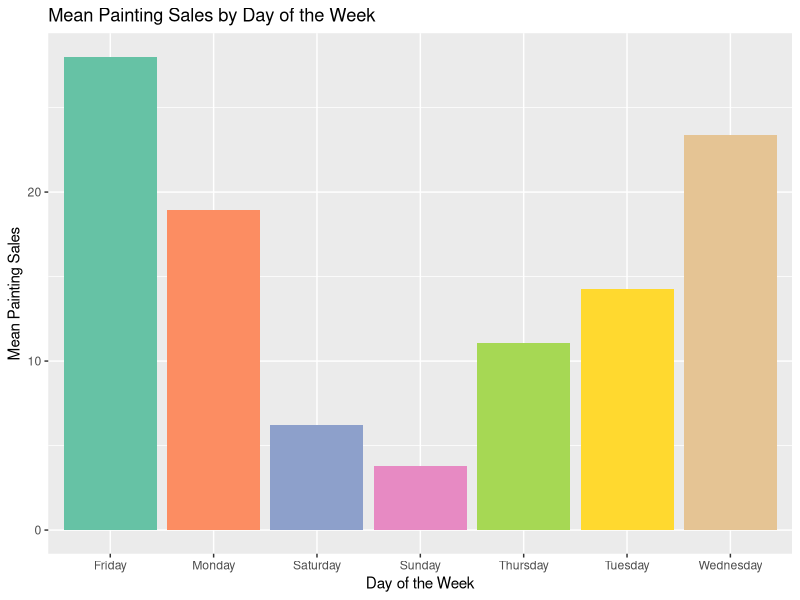
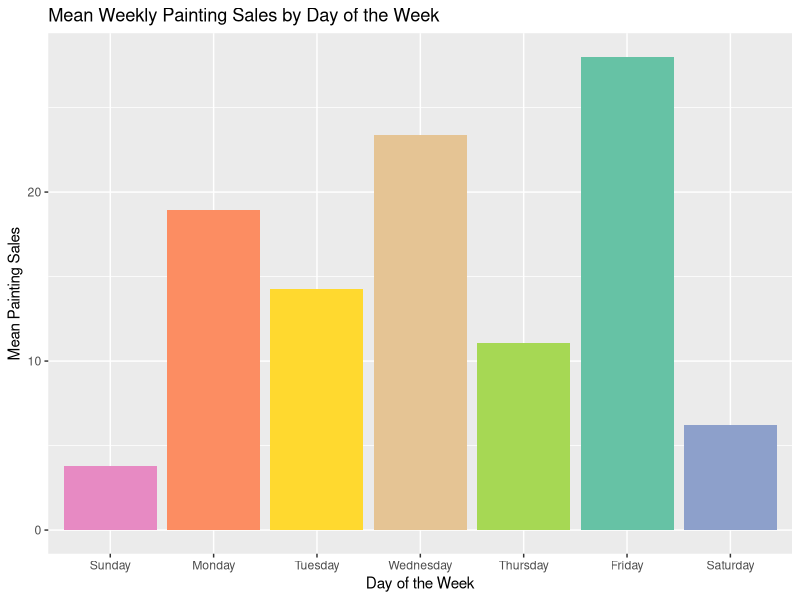
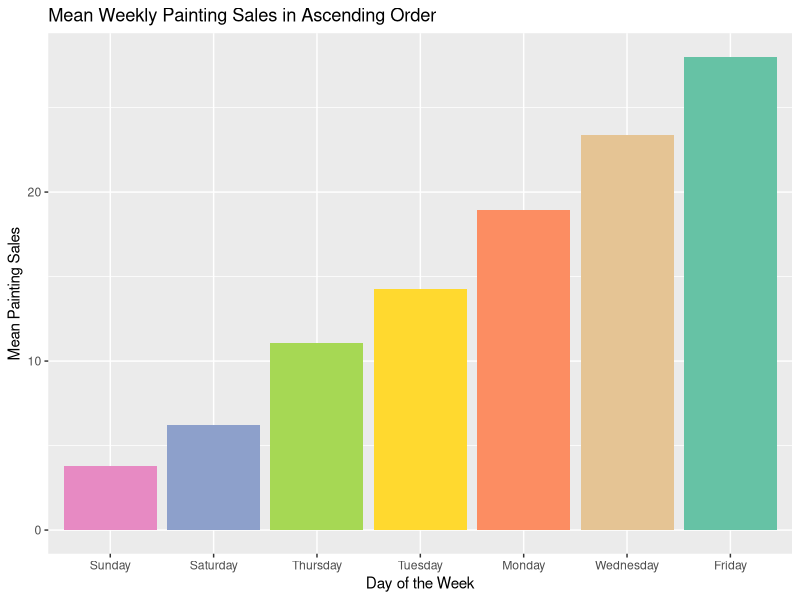
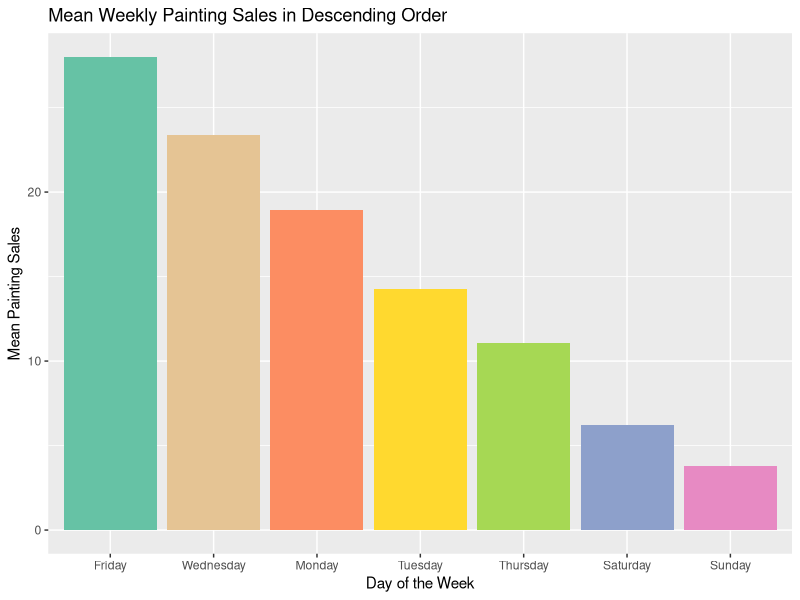
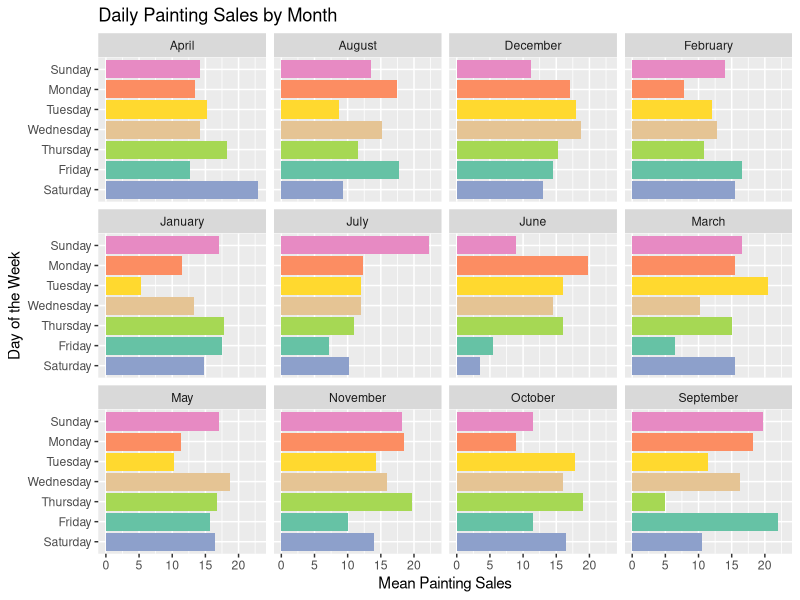
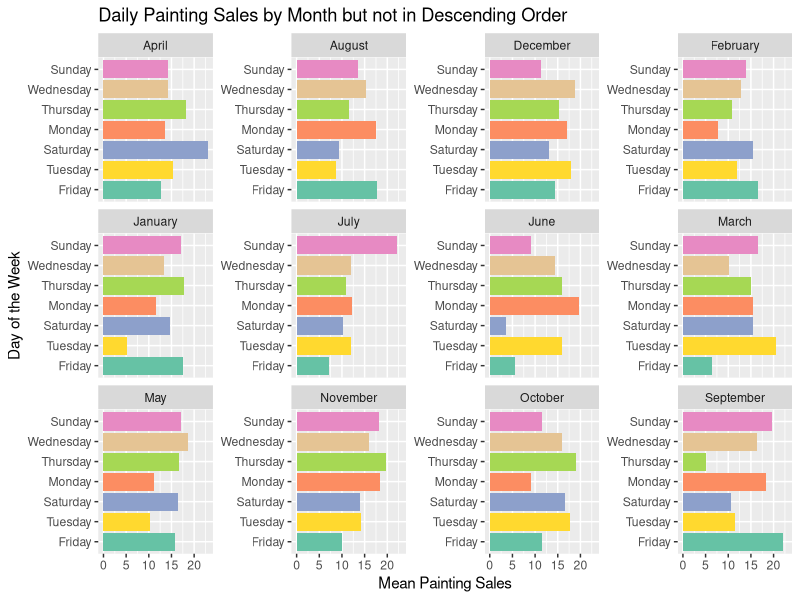
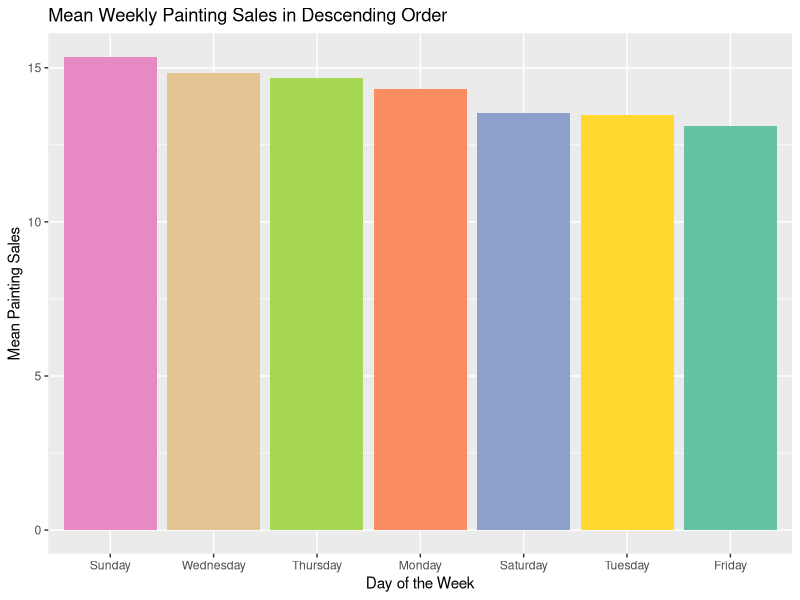
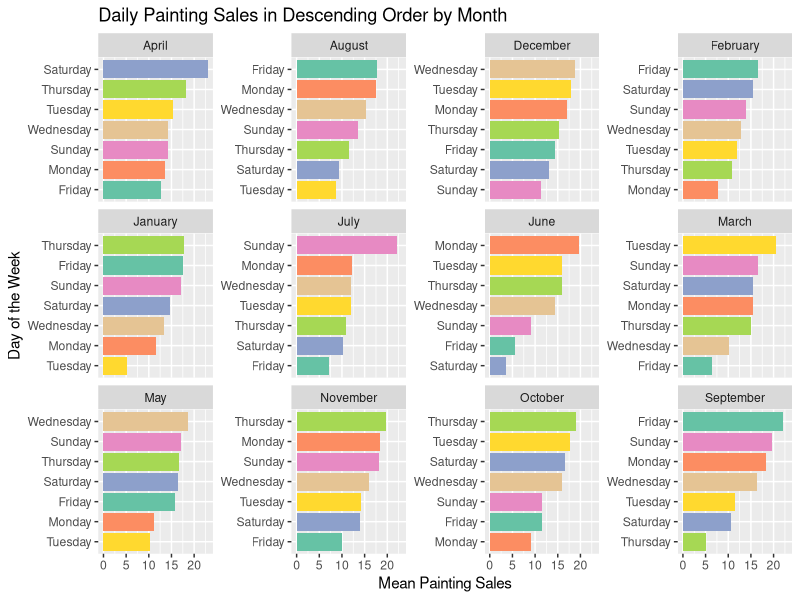

The R source for these figures, in order:
## ---- chunk 1
#| warning: FALSE
#| message: FALSE
#| echo: FALSE
library(tidyverse)
## ---- chunk 2
set.seed(2022)
days_of_the_week <- c("Sunday", "Monday", "Tuesday", "Wednesday", 
                      "Thursday", "Friday", "Saturday")
sales <- data.frame("dayOfMonth" = rep(1:28, 12),
                    "month" = rep(month.name, each = 28),
                    "weekday" = rep(days_of_the_week, 12*4),
                    "paintings" = round(rnorm(28*12, c(sample(1:28, 7)))))

head(sales, 7)
## ---- chunk 3
sales %>%
  group_by(weekday) %>%
  summarise(weekdaySales = mean(paintings)) %>%
  ggplot() +
  labs(title = "Mean Painting Sales by Day of the Week",
       x = "Day of the Week",
       y = "Mean Painting Sales") +
  scale_fill_brewer(palette = "Set2") +
  geom_bar(aes(x = weekday, y = weekdaySales, fill = weekday), 
           stat = "identity", show.legend = FALSE)
## ---- chunk 4
sales %>%
  group_by(weekday) %>%
  summarise(weekdaySales = mean(paintings)) %>%
  ggplot() +
  labs(title = "Mean Weekly Painting Sales by Day of the Week",
       x = "Day of the Week",
       y = "Mean Painting Sales") + 
  scale_fill_brewer(palette = "Set2") +
  geom_bar(aes(x = factor(weekday, days_of_the_week), y = weekdaySales, 
               fill = weekday), stat = "identity", show.legend = FALSE)
## ---- chunk 5
sales %>%
  group_by(weekday) %>%
  summarise(weekdaySales = mean(paintings)) %>%
  ggplot() +
  labs(title = "Mean Weekly Painting Sales in Ascending Order",
       x = "Day of the Week",
       y = "Mean Painting Sales") + 
  scale_fill_brewer(palette = "Set2") +
  geom_bar(aes(x = reorder(weekday, weekdaySales), y = weekdaySales, 
               fill = weekday), stat = "identity", show.legend = FALSE)
## ---- chunk 6
sales %>%
  group_by(weekday) %>%
  summarise(weekdaySales = mean(paintings)) %>%
  ggplot() +
  labs(title = "Mean Weekly Painting Sales in Descending Order",
       x = "Day of the Week",
       y = "Mean Painting Sales") + 
  scale_fill_brewer(palette = "Set2") +
  geom_bar(aes(x = reorder(weekday, -weekdaySales), y = weekdaySales, 
               fill = weekday), stat = "identity", show.legend = FALSE)
## ---- chunk 7
sales$paintings <- round(rnorm(28*12, c(sample(1:28, 28*12, replace = TRUE))))
## ---- chunk 8
#| message: FALSE
sales %>%
  group_by(month, weekday) %>%
  summarise(weekdaySales = mean(paintings)) %>%
  ggplot() +
  labs(title = "Daily Painting Sales by Month",
       x = "Mean Painting Sales",
       y = "Day of the Week") + 
  scale_fill_brewer(palette = "Set2") +
  geom_bar(aes(x = weekdaySales, y = factor(weekday, rev(days_of_the_week)), 
               fill = weekday), stat = "identity", show.legend = FALSE) +
  facet_wrap(~ month)
## ---- chunk 9
#| message: FALSE
sales %>%
  group_by(month, weekday) %>%
  summarise(weekdaySales = mean(paintings)) %>%
  ggplot() +
  labs(title = "Daily Painting Sales by Month but not in Descending Order",
       x = "Mean Painting Sales",
       y = "Day of the Week") + 
  scale_fill_brewer(palette = "Set2") +
  geom_bar(aes(x = weekdaySales, y = reorder(weekday, weekdaySales), 
               fill = weekday), stat = "identity", show.legend = FALSE) +
  facet_wrap(~ month, scales = "free_y")
## ---- chunk 10
#| echo: FALSE
sales %>%
  group_by(weekday) %>%
  summarise(weekdaySales = mean(paintings)) %>%
  ggplot() +
  labs(title = "Mean Weekly Painting Sales in Descending Order",
       x = "Day of the Week",
       y = "Mean Painting Sales") + 
  scale_fill_brewer(palette = "Set2") +
  geom_bar(aes(x = reorder(weekday, -weekdaySales), y = weekdaySales, 
               fill = weekday), stat = "identity", show.legend = FALSE)
## ---- chunk 11
library(tidytext)
## ---- chunk 12
#| message: FALSE
#| layout-ncol: 2
sales %>%
  group_by(month, weekday) %>%
  summarise(weekdaySales = mean(paintings)) %>%
  ggplot() +
  labs(title = "Daily Painting Sales in Descending Order by Month",
       x = "Mean Painting Sales",
       y = "Day of the Week") +
  scale_fill_brewer(palette = "Set2") +
  geom_bar(aes(x = weekdaySales, 
               y = reorder_within(weekday, weekdaySales, month), 
               fill = weekday), stat = "identity", show.legend = FALSE) +
  facet_wrap(~ month, scales = "free_y") +
  scale_y_reordered()

sales %>%
  group_by(month, weekday) %>%
  summarise(weekdaySales = mean(paintings)) %>%
  ggplot() +
  labs(title = "Daily Painting Sales in Ascending Order by Month",
       x = "Mean Painting Sales",
       y = "Day of the Week") +
  scale_fill_brewer(palette = "Set2") +
  geom_bar(aes(x = weekdaySales, 
               y = reorder_within(weekday, -weekdaySales, month), 
               fill = weekday), stat = "identity", show.legend = FALSE) +
  facet_wrap(~ month, scales = "free_y") +
  scale_y_reordered()
## ---- chunk 13
#| message: FALSE
sales$month <- factor(sales$month, levels = month.name)
sales$weekday <- factor(sales$weekday, levels = rev(days_of_the_week))

sales %>%
  group_by(month, weekday) %>%
  summarise(weekdaySales = mean(paintings)) %>%
  ggplot() +
  labs(title = "Daily Painting Sales in Descending Order by Month",
       x = "Mean Painting Sales",
       y = "Day of the Week") +
  scale_fill_brewer(palette = "Set2") +
  geom_bar(aes(x = weekdaySales, y = weekday, fill = weekday), 
           stat = "identity", show.legend = FALSE) +
  facet_wrap(~ month)
